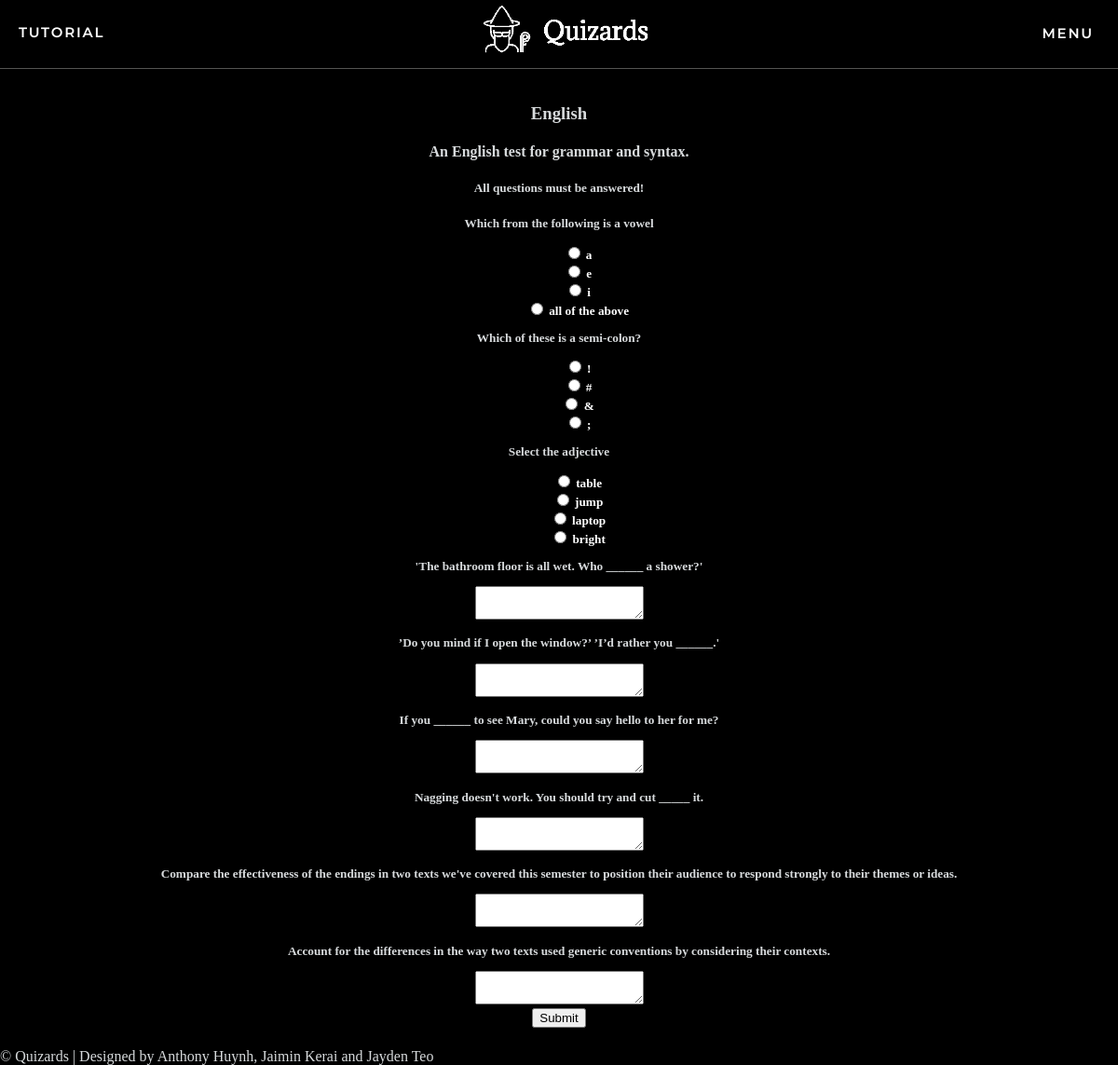
Screenshot of /quizzes/English/2 (signed in) with the database file from the repository.
### app/models.py (models this page shows, shortened)
class Quizzes(db.Model):
    id = db.Column(db.Integer, primary_key=True, autoincrement=True, unique=True)
    name = db.Column(db.String(64))
    description = db.Column(db.String(255))
    questions = db.relationship('Questions', backref='Quizzes', lazy='dynamic')
    mcquestion = db.relationship('multiChoice', backref='MCQuizzes', lazy='dynamic')
    longquestions = db.relationship('LongQuestions', backref='LongQuizzes', lazy='dynamic')
    author_id = db.Column(db.Integer, db.ForeignKey('user.id'))
    pub_date = db.Column(db.DateTime, index=True, default=datetime.utcnow)
    quizMarks = db.relationship('quizMarks', backref='quizMarks', lazy='dynamic')
    posts= db.relationship('Post', backref='post', lazy='dynamic')

class multiChoice(db.Model):
    id = db.Column(db.Integer, primary_key = True, autoincrement=True)
    quiz_id = db.Column(db.Integer, db.ForeignKey('quizzes.id'))
    question = db.Column(db.String(128), unique=False, nullable=False)
    choice1 = db.Column(db.String(128), unique=False, nullable=False)
    choice2 = db.Column(db.String(128), unique=False, nullable=False)
    choice3 = db.Column(db.String(128), unique=False, nullable=False)
    choice4 = db.Column(db.String(128), unique=False, nullable=False)
    correct = db.Column(db.String(128), unique=False, nullable=False)

class Questions(db.Model):
    id = db.Column(db.Integer, primary_key = True, autoincrement=True)
    question = db.Column(db.String(255))
    solution = db.Column(db.String(255))
    quiz_id = db.Column(db.Integer, db.ForeignKey('quizzes.id'))

class LongQuestions(db.Model):
    id = db.Column(db.Integer, primary_key = True, autoincrement=True)
    question = db.Column(db.String(500))
    quiz_id = db.Column(db.Integer, db.ForeignKey('quizzes.id'))
    lanswers = db.relationship('LongAnswers', backref='Question', lazy='dynamic')

### app/routes.py (the view, shortened to what this page needs)
@app.route('/quizzes/<quizname>/<quizid>', methods=['GET', 'POST'])
@login_required
def quizform(quizname, quizid):
    if current_user.doneQuiz(quizid):
        return redirect(url_for('comments', quizid=quizid,  quizname=quizname))
    form = AnswerForm(request.form)
    multicq = multiChoice.query.filter_by(quiz_id=quizid).all()
    shortans = Questions.query.filter_by(quiz_id=quizid).all()
    longans = LongQuestions.query.filter_by(quiz_id=quizid).all()
    numOfQuestions = 0.0
    numOfLongQuestions = 0
    for i, multi in enumerate(multicq):
        numOfQuestions += 1
        form.options.append_entry()
        choices = [multi.choice1, multi.choice2, multi.choice3, multi.choice4]
        form.options.entries[i].choices = choices
    for i, short in enumerate(shortans):
        numOfQuestions += 1
        form.shortanswer.append_entry()
        form.shortanswer.entries[i].shortanswer = short.question
    for i, longq in enumerate(longans):
        numOfQuestions += 1
        numOfLongQuestions += 1
        form.longanswer.append_entry()
        form.longanswer.entries[i].longanswer = longq.question
    quiz = Quizzes.query.filter_by(id=quizid).first_or_404()
    page = request.args.get('page', 1, type=int)
    marks = quiz.quizMarks.paginate(page)
    worded = quiz.questions.paginate(page)
    MCQ = quiz.mcquestion.paginate(page)
    longworded = quiz.longquestions.paginate(page)
    return render_template('quiz_questions.html', quiz=quiz, worded=worded.items, MCQ=MCQ.items, longworded=longworded.items,form=form)

### app/forms.py
class AnswerForm(FlaskForm):
    class Meta:
        def render_field(self, field, render_kw):
            render_kw.setdefault('required', True)
            return super().render_field(field, render_kw)
    options = FieldList(RadioField("Answer", choices=[]))
    shortanswer = FieldList(TextAreaField(validators=[Length(min=1, max=300)]))
    longanswer = FieldList(TextAreaField(validators=[Length(min=1, max=300)]))
    submit = SubmitField('Submit')

### app/models.py (called while the page is built)
@login.user_loader
def load_user(id):
    return User.query.get(int(id))

    def doneQuiz(self, quizid):
        quiz_done = quizMarks.query.filter_by(quiz_id=quizid,user_id=self.id).count()
        return quiz_done != 0

### app/routes.py (called while the page is built)
@app.before_request
def before_request():
    if current_user.is_authenticated:
        g.user = load_user(current_user.id)
        current_user.last_seen = datetime.utcnow()
        db.session.commit()

### app/templates/quiz_questions.html
{% extends "base.html" %}
{% block content %}
    <h3 class="quiz_title">{{ quiz.name }}</h3>
    <h4 class="quiz_desc">{{ quiz.description }}</h4>
    <h5 class="quiz_warning">All questions must be answered!<h5>
    <form method="POST" action="">
    <div class="quizwrapper">
    {% for mcqs in MCQ %}
    <div class="qwrapper">
        <p class="questions">{{ mcqs.question }}</p>
        <div>{{ form.options[loop.index0] }}</div>
    </div>
    {% endfor %}
    {% for qs in worded %}
    <div class="qwrapper">
        <p class="questions">{{ qs.question }}</p>
           {{ form.shortanswer[loop.index0](class="inputbox")}}
    </div>
    {% endfor %}
    {% for lqs in longworded %}
    <div class="qwrapper lqwrapper">
        <p class="questions lquestion">{{ lqs.question }}</p>
           {{ form.longanswer[loop.index0](class="inputbox long") }}
    </div>
    {% endfor %}
    </div>
    {{ form.submit(class="subbutton") }}
    </form>
{% endblock %}

### app/static/css/styles.css (style rules this page uses)
body { margin: 0; padding: 0; height: 100vh; font-family: Verdana; background-color: black; color: rgb(215, 218, 220); }
.messages ul { margin-left: 30%; margin-right: 30%; }
.messages ul li { list-style: none; color: white; text-align: center; }

### rows the page displays
Quizzes: name "English", description "An English test for grammar and syntax."
multiChoice: question "Which from the following is a vowel"
multiChoice: question "Which of these is a semi-colon?"
multiChoice: question "Select the adjective"
Questions: question "'The bathroom floor is all wet. Who ______ a shower?'"
Questions: question "’Do you mind if I open the window?’ ’I’d rather you ______.'"
Questions: question "If you ______ to see Mary, could you say hello to her for me?"
Questions: question "Nagging doesn't work. You should try and cut _____ it."
LongQuestions: question "Compare the effectiveness of the endings in two texts we've covered this semester to position their audience to respond strongly to their themes or ideas."
LongQuestions: question "Account for the differences in the way two texts used generic conventions by considering their contexts."
